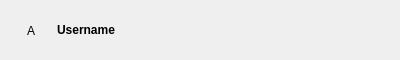
<?xml version="1.0" encoding="UTF-8"?>
<ui version="4.0">
 <class>contactWidget</class>
 <widget class="QWidget" name="contactWidget">
  <property name="geometry">
   <rect>
    <x>0</x>
    <y>0</y>
    <width>400</width>
    <height>60</height>
   </rect>
  </property>
  <property name="sizePolicy">
   <sizepolicy hsizetype="Preferred" vsizetype="Fixed">
    <horstretch>0</horstretch>
    <verstretch>0</verstretch>
   </sizepolicy>
  </property>
  <property name="minimumSize">
   <size>
    <width>0</width>
    <height>60</height>
   </size>
  </property>
  <property name="maximumSize">
   <size>
    <width>16777215</width>
    <height>60</height>
   </size>
  </property>
  <property name="windowTitle">
   <string>Form</string>
  </property>
  <layout class="QHBoxLayout" name="horizontalLayout">
   <item>
    <widget class="QLabel" name="avatarLabel">
     <property name="sizePolicy">
      <sizepolicy hsizetype="Fixed" vsizetype="Fixed">
       <horstretch>0</horstretch>
       <verstretch>0</verstretch>
      </sizepolicy>
     </property>
     <property name="minimumSize">
      <size>
       <width>40</width>
       <height>40</height>
      </size>
     </property>
     <property name="maximumSize">
      <size>
       <width>40</width>
       <height>40</height>
      </size>
     </property>
     <property name="text">
      <string>A</string>
     </property>
     <property name="alignment">
      <set>Qt::AlignmentFlag::AlignCenter</set>
     </property>
    </widget>
   </item>
   <item>
    <widget class="QLabel" name="usernameLabel">
     <property name="font">
      <font>
       <bold>true</bold>
      </font>
     </property>
     <property name="text">
      <string>Username</string>
     </property>
    </widget>
   </item>
  </layout>
 </widget>
 <resources/>
 <connections/>
</ui>
